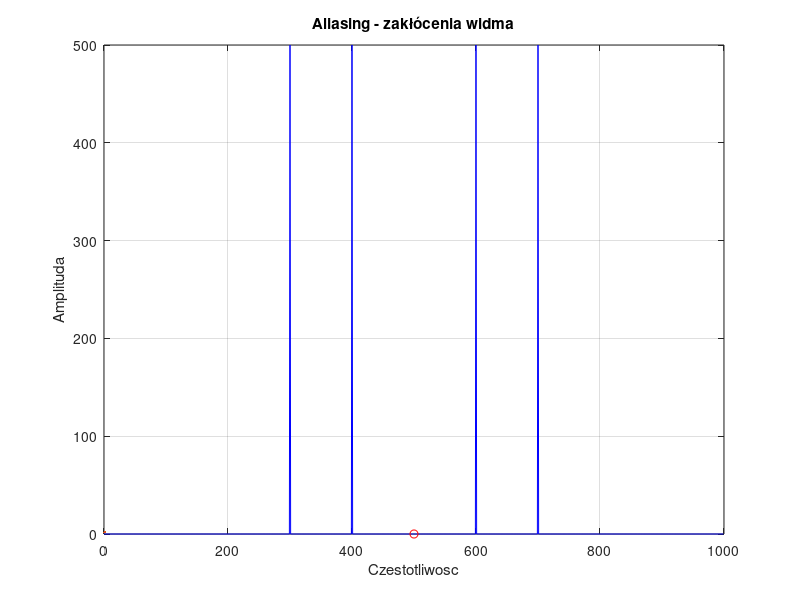

Source code (MATLAB):
% Autor Jakub Płoskonka
% 12 05 2025
% zadanie 2_1
% Aliasing w dft
clc; clear; close all;
dt = 0.00001;
f0 = 400;
f1 = 700;
fs = 1000;
N = 1000;
to = 0;
t = to : dt : N/fs;
s = sin(2*pi*f0*t) + sin(2*pi*f1*t);

n = 0 : N-1;
ts = n/fs;
x = sin(2*pi*f0*ts) + sin(2*pi*f1*ts);
f = n * fs/N;

X=fft(x);

figure(1)
    plot(f,abs(X),'b-', LineWidth=2);hold on; grid on;
    xlabel('Czestotliwosc');
    ylabel('Amplituda');
    title('Aliasing - zakłócenia widma')
    plot(500,0,'ro', LineWidth=2); % fs/2

